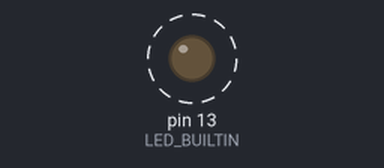
Recording of a sketch running on a simulated Arduino Uno, built with avr-gcc and run on an emulated ATmega328P. On the bench: output pins drawn as LEDs (lit = HIGH). Dashed ring = blinking. What the sketch prints to the serial monitor is not drawn.

Above: at 0.5 s.
Timing chart, 0 to 4.6 s (numbered marks = the images above):
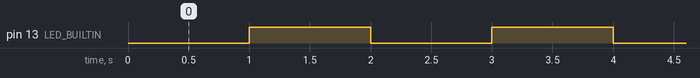

The sketch:

uart_send.ino
```cpp
/*
 * Author: Ta Luc Gia Hoang
 * Date: August 8, 2021
 *
 * This sample code is used to test UART communication
 * It will blink an on-board LED and send LED's state
 * via UART
 */
volatile int state = 0;   // state of on-board LED

void setup() {
  Serial.begin(115200);
  // initialize digital pin LED_BUILTIN as an output.
  pinMode(LED_BUILTIN, OUTPUT);
}

void loop() {
  switch(state) {
    case 0: {
      digitalWrite(LED_BUILTIN, LOW);    // turn the LED off by making the voltage LOW
      break;
    }
    case 1: {
      digitalWrite(LED_BUILTIN, HIGH);   // turn the LED on (HIGH is the voltage level)
      break;
    }
    default: {
      break;  // keep previous state
    }
  }

  Serial.print("var1:");Serial.print(state);Serial.print("\r\n");  // LED state
  delay(1000);

  // Change LED state
  state == 0 ? state = 1 : state = 0;
}
```

Measured:
- by itself, pin 13 (LED_BUILTIN): alternates HIGH for 1.0 s and LOW for 1.0 s
